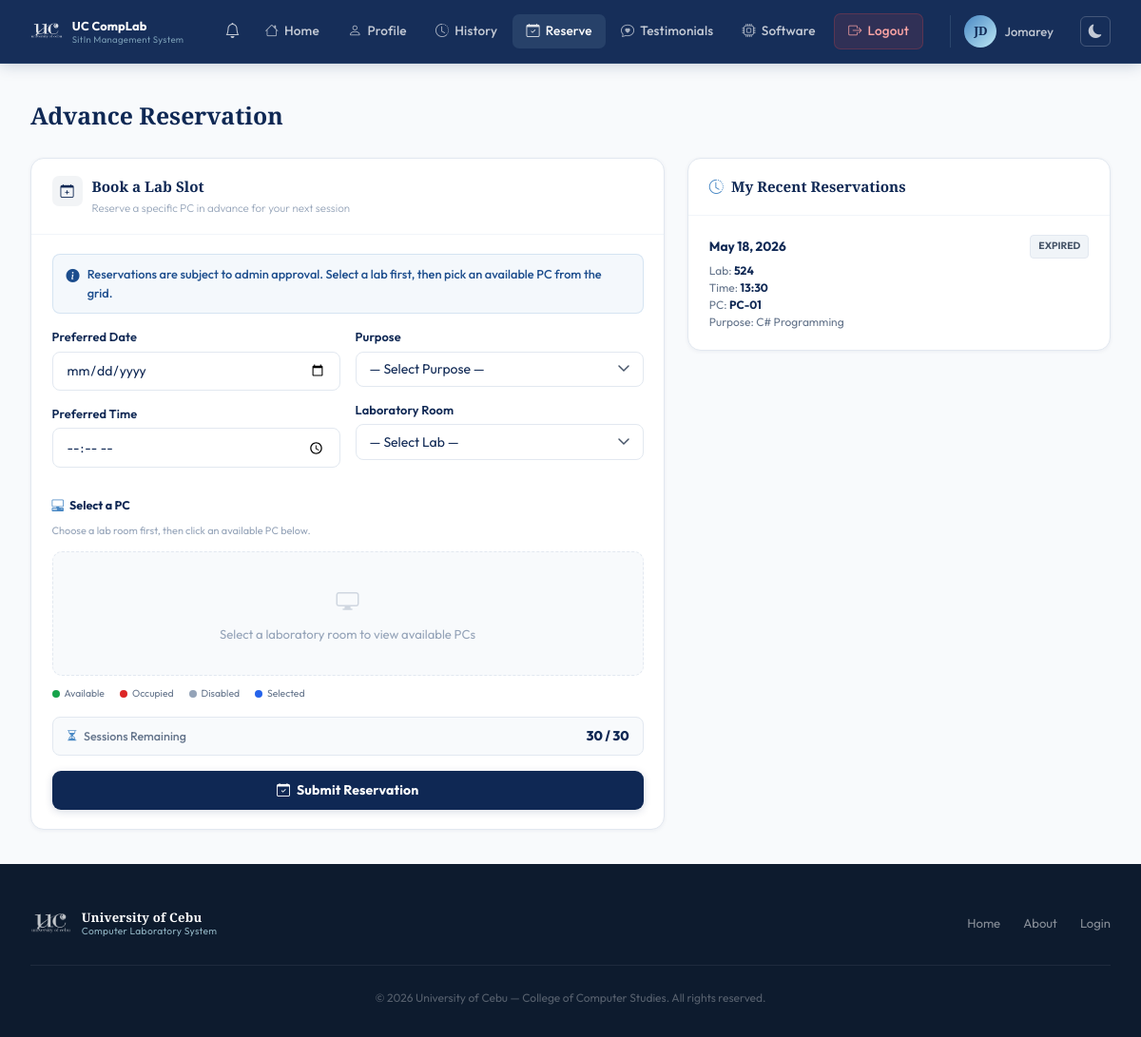
The app's page /pages/reserve.php (signed in), older data.
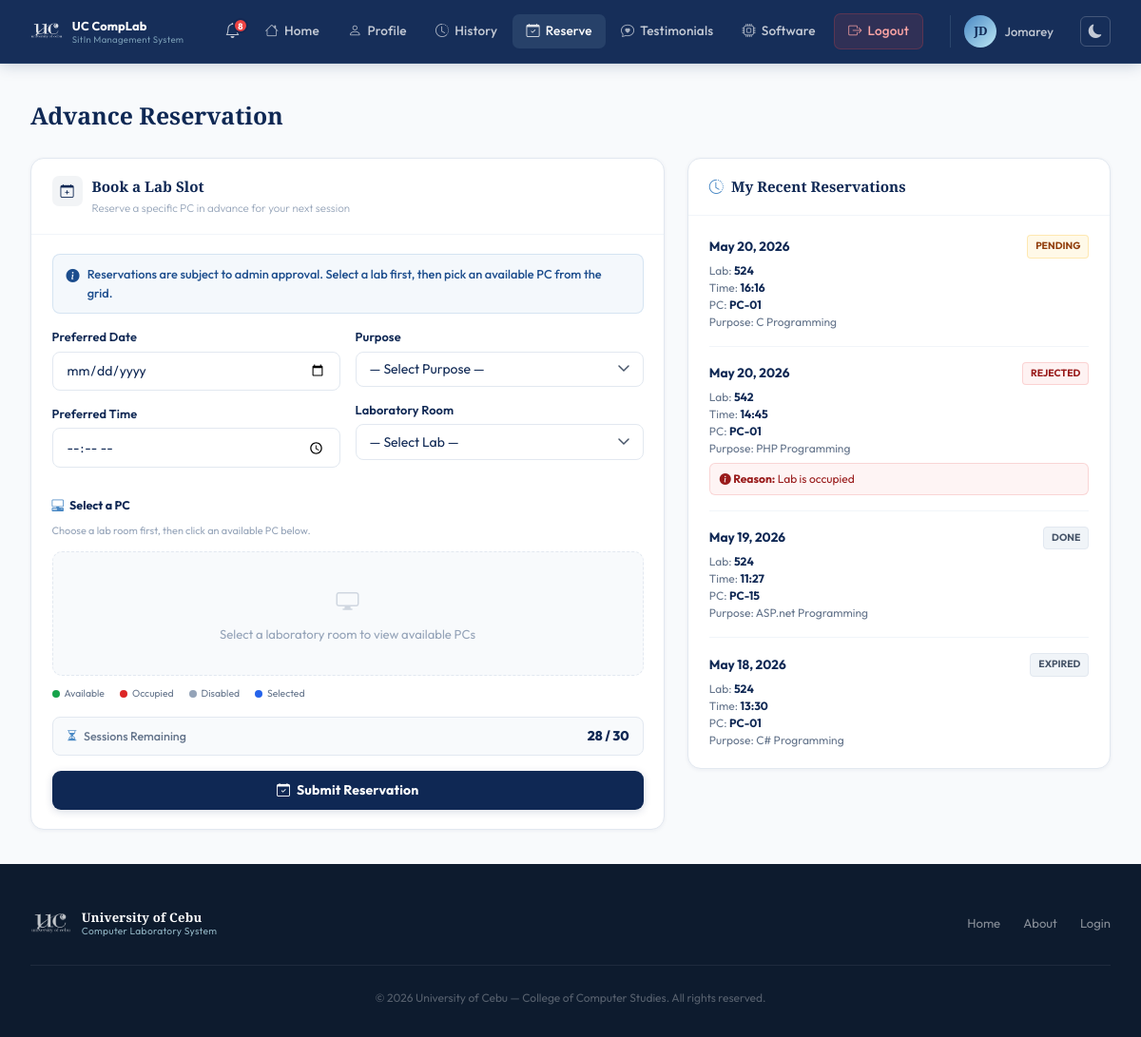
The same page, newer data.
### tables this page shows
CREATE TABLE users (
            id                 INTEGER PRIMARY KEY AUTOINCREMENT,
            first_name         TEXT    NOT NULL,
            last_name          TEXT    NOT NULL,
            middle_name        TEXT,
            student_id         TEXT    UNIQUE NOT NULL,
            course             TEXT    NOT NULL,
            course_level       INTEGER NOT NULL,
            email              TEXT    UNIQUE NOT NULL,
            address            TEXT    NOT NULL,
            password           TEXT    NOT NULL,
            remaining_sessions INTEGER DEFAULT 30,
            created_at         DATETIME DEFAULT CURRENT_TIMESTAMP
        , profile_picture TEXT);

CREATE TABLE reservations (
            id         INTEGER PRIMARY KEY AUTOINCREMENT,
            user_id    INTEGER NOT NULL,
            lab_room   TEXT    NOT NULL,
            date       TEXT    NOT NULL,
            time_slot  TEXT    NOT NULL,
            purpose    TEXT,
            status     TEXT    DEFAULT 'pending',
            created_at DATETIME DEFAULT CURRENT_TIMESTAMP, pc_number INTEGER, reject_note TEXT,
            FOREIGN KEY (user_id) REFERENCES users(id) ON DELETE CASCADE
        );

### includes/auth.php (called while the page is built, shortened)
<?php
function getUnreadCount(PDO $db): int {
    $stmt = $db->prepare("SELECT COUNT(*) FROM notifications WHERE user_id = ? AND is_read = 0");
    $stmt->execute([$_SESSION['user_id']]);
    return (int) $stmt->fetchColumn();
}

### pages/reserve.php (the view, shortened to what the changed rows need)
<?php
$base = '../';
require_once __DIR__ . '/../includes/auth.php';
$db  = getDB();
$uid = $_SESSION['user_id'];
$stmt = $db->prepare("SELECT * FROM users WHERE id = ?");
$stmt->execute([$uid]);
$user = $stmt->fetch();
$remainingSessions = (int)($user['remaining_sessions'] ?? 30);
$myReservations = $db->prepare("SELECT * FROM reservations WHERE user_id = ? ORDER BY created_at DESC LIMIT 10");
$myReservations->execute([$uid]);
$myReservations = $myReservations->fetchAll();
$sessBadgeClass = $remainingSessions > 10 ? 'sess-ok' : ($remainingSessions > 0 ? 'sess-warn' : 'sess-empty');
require_once __DIR__ . '/../includes/header.php';
echo '<link rel="stylesheet" href="' . $base . 'assets/css/user.css">';
?>
<?php require_once __DIR__ . '/../includes/user-navbar.php'; ?>
<div class="user-page">
  <div class="user-page-inner">
    <div class="res-page-wrap">
      <h1 class="res-page-title">Advance Reservation</h1>
      <div class="res-layout">
        <div class="res-form-col">
          <div class="res-card">
        <div class="res-card-body">
          <form method="POST" action="" id="reserveForm">
            <div class="res-sess-row" style="margin-bottom:1rem;">
              <span class="res-sess-lbl"><i class="bi bi-hourglass-split"></i> Sessions Remaining</span>
              <span class="res-sess-badge <?= $sessBadgeClass ?>"><?= $remainingSessions ?> / 30</span>
            </div>
          </form>
        </div>
      </div>
        </div>
        <div class="res-log-col">
          <div class="res-log-card">
            <div class="res-log-body">
              <?php if (empty($myReservations)): ?>
                <div style="text-align:center; color:#94a3b8; font-size:0.85rem; padding:1rem 0;">
                  You have no recent reservations.
                </div>
              <?php else: ?>
                <?php foreach ($myReservations as $r):
                  $badgeCls = 'badge-pending';
                  if ($r['status'] === 'approved') $badgeCls = 'badge-approved';
                  if ($r['status'] === 'rejected') $badgeCls = 'badge-rejected';
                  if ($r['status'] === 'done')     $badgeCls = 'badge-done';
                  $displayStatus = $r['status'];
                  if (in_array($r['status'], ['pending','approved']) && $r['date'] < date('Y-m-d')) {
                      $displayStatus = 'expired';
                      $badgeCls = 'badge-done';
                  }
                ?>
                  <div class="res-log-item">
                    <div class="res-log-date">
                      <span><?= date('M j, Y', strtotime($r['date'])) ?></span>
                      <span class="a-badge <?= $badgeCls ?>" style="font-size:0.65rem; padding:3px 8px; border-radius:4px; text-transform:uppercase;">
                        <?= htmlspecialchars($displayStatus) ?>
                      </span>
                    </div>
                    <div class="res-log-details">
                      Lab: <strong><?= htmlspecialchars($r['lab_room']) ?></strong><br>
                      Time: <strong><?= htmlspecialchars($r['time_slot']) ?></strong><br>
                      PC: <strong><?= $r['pc_number'] ? 'PC-'.str_pad($r['pc_number'], 2, '0', STR_PAD_LEFT) : 'Any' ?></strong><br>
                      Purpose: <?= htmlspecialchars($r['purpose']) ?>
                    </div>
                    <?php if ($r['status'] === 'rejected' && !empty($r['reject_note'])): ?>
                      <div class="res-log-reason">
                        <i class="bi bi-info-circle-fill"></i> <strong>Reason:</strong> <?= htmlspecialchars($r['reject_note']) ?>
                      </div>
                    <?php endif; ?>
                  </div>
                <?php endforeach; ?>
              <?php endif; ?>
            </div>
          </div>
        </div>
      </div>
    </div>
  </div>
</div>
<?php require_once __DIR__ . '/../includes/footer.php'; ?>

### includes/user-navbar.php (shortened to what the changed rows need)
<?php
$_unread      = isset($db) ? getUnreadCount($db) : 0;
$_currentUser = $_SESSION['user'] ?? [];
$_initials    = strtoupper(
    substr($_currentUser['first_name'] ?? 'U', 0, 1) .
    substr($_currentUser['last_name']  ?? '',  0, 1)
);
$_profilePic = null;
?>
<nav class="user-navbar">
  <div class="user-nav-container">
    <ul class="user-nav-links">
      <li class="notif-wrapper">
        <button class="notif-btn" id="notifToggle" aria-label="Notifications">
          <i class="bi bi-bell"></i>
          <?php if ($_unread > 0): ?>
            <span class="notif-badge"><?= $_unread > 9 ? '9+' : $_unread ?></span>
          <?php endif; ?>
        </button>
      </li>
    </ul>
    <div class="user-avatar-wrap">
      <?php if ($_profilePic): ?>
        <img src="<?= htmlspecialchars($_profilePic) ?>"
             alt="<?= htmlspecialchars($_currentUser['first_name'] ?? '') ?>"
             class="user-avatar-photo" />
      <?php else: ?>
        <div class="user-avatar"><?= $_initials ?></div>
      <?php endif; ?>
      <span class="user-name-short"><?= htmlspecialchars($_currentUser['first_name'] ?? '') ?></span>
    </div>
  </div>
</nav>

Row changes from the older to the newer data that the page shows:
changed users "Jomarey": remaining_sessions "30" → "28"
added reservations: date "May 20, 2026", status "PENDING", lab_room "524", time_slot "16:16", pc_number "01", purpose "C Programming"
added reservations: date "May 20, 2026", status "REJECTED", lab_room "542", time_slot "14:45", pc_number "01", purpose "PHP Programming", reject_note "Lab is occupied"
added reservations: date "May 19, 2026", status "DONE", lab_room "524", time_slot "11:27", pc_number "15", purpose "ASP.net Programming"
Text that changed along with them:
$_unread: (not shown) → "8"
